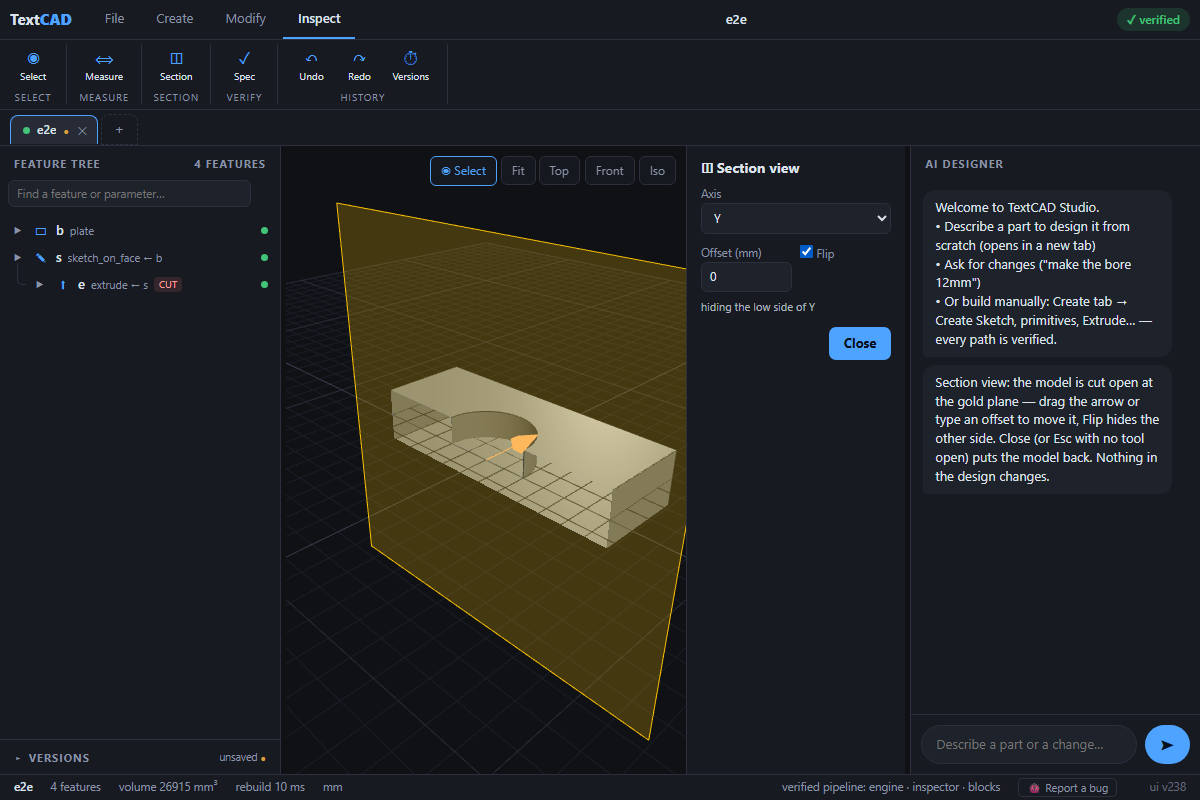
#> input picture probes/_section_view.png, 1200 x 800 px
$ python -i imgtrace.py   (imports and definitions only)
#> lines starting #> are read from the running program, lines starting #| are printed output that depends on the picture; after the words box and inside, x2 and y2 are one past the last pixel; in counts of white or black regions, pixels touching at a corner belong together
"""trace.py — raster image -> sketch polygon entities ("Trace PNG").

Turns a silhouette image (PNG with transparency, or dark-on-light art) into
the SAME polygon entities the sketcher already understands, so the result is
a normal `sketch` feature the user can Extrude / Revolve / Cut like anything
drawn by hand. No new geometry kinds, no new ops.

Pipeline (battle-proven on the rocky-keychain design series, 2026-08):
    decode -> binary mask (alpha channel if real, else Otsu on luminance,
    polarity chosen so the BACKGROUND is the side that fills the picture's
    border, read past a THIN border shell — a scan edge or a printed frame)
 -> fill pieces solid + BRIDGE disjoint pieces (art is often split by
    highlight streaks; connect globally-closest pairs until one blob set)
 -> optional CHANNEL ABSORB: morphological open of the background at final
    mm scale — pre-fills recesses narrower than the user's end mill so the
    traced sketch is millable by construction
 -> outer contours + holes (RETR_CCOMP)
 -> Douglas-Peucker simplify (tol in mm) + one Chaikin smoothing round
 -> scale to mm, centre the whole artwork on the sketch origin
 -> polygon entities: outers mode "add", holes mode "subtract", points
    counter-clockwise and bbox-centred (align-safe, fuse-safe).
"""
from __future__ import annotations

import math

import cv2
import numpy as np


# [95 lines left out: functions _round_pts, _area2, _first_crossing, _uncross, not called in this run]


_HAIR_MM = 0.01          # thinner than this, a wall is not geometry
# ...and closer than THIS, two loops are not near each other, they MEET. The
# refusal used to read `<= 0.0` exactly, and a contact does not come out of
# the arithmetic as an exact zero: two loops that share a point of the
# 0.001 mm grid measure 3.469446951953614e-18 or 2.220446049250313e-16 mm
# apart once `_nearest_on_ring` has projected one onto the other's edge. So
# the refusal round six wrote stood down every time, and the sketch went out
# with a sentence reading "two parts of this artwork pass 0.00 microns apart
# — the sketch builds" about a pair that does not pass at all (measured
# 2026-09-17, round seven, probes/imgtrace_r7_report_gap.py: 3 of 474
# hard-scaled traces, and 1 of 479 ordinary ones).
#
# A THOUSANDTH OF A NANOMETRE is the line. It is a billion times finer than
# the 0.001 mm grid the points are written on, so no clearance a sketch can
# really carry lands under it — the tightest the corpus reports is
# 0.000255 mm, nine orders above — and every contact measured so far lands
# two to five orders BELOW it. `_first_crossing`'s own 1e-9 was not used:
# two grid points either side of a long slanted edge can sit that close for
# real.
#
# What lands under the line is not always a contact, though: two loops that
# SHARE AREA measure zero apart as surely as two that touch, and an overlap is
# a union the kernel is happy with. `_worst_residual` asks
# `_interiors_overlap` before counting one.
_MEET_MM = 1e-12


# [480 lines left out: functions _pull_apart, _inside_ring, _interiors_overlap, _worst_residual, _walks_through_itself, _edge_hits and 4 more, not called in this run]


_K3 = np.ones((3, 3), np.uint8)


def _inner(valid):
    """`valid` minus its outermost layer (outside the picture counts as out)"""
    return cv2.erode(valid, _K3, borderType=cv2.BORDER_CONSTANT, borderValue=0)


def _ring_mean(m, valid) -> float:
    """mean of `m` over the outermost layer of the region `valid`"""
    edge = valid - _inner(valid)
    n = int(edge.sum())
    return float((m * edge).sum()) / n if n else 0.5


def _edge_shell(m, side, valid):
    """the pieces of `side` that reach the outer layer of `valid`, or None"""
    sel = ((m == side) & valid.astype(bool)).astype(np.uint8)
    n, labels = cv2.connectedComponents(sel, 8)
    if n < 2:
        return None
    ids = [int(i)
           for i in np.unique(labels[(valid - _inner(valid)).astype(bool)])
           if i]
    return np.isin(labels, ids).astype(np.uint8) if ids else None


def _border_bright(m) -> float:
    """How much of the picture's border is BRIGHT — read PAST a thin shell of
    INK at the edge.

    Round one read the outermost ONE pixel. A scan's dark platen edge, a
    printed rule box, even the 1 px frame an exporter leaves behind all fill
    that pixel, so the paper was called the artwork and the tracer produced
    its NEGATIVE: five letters inside a 12 px dark edge came back as ONE
    contour with five letter-shaped holes, 1435.4 mm2, status ok and nothing
    said (measured 2026-09-17, REVIEW-QUEUE section 9 round two) — the same
    P0 round one had just fixed, through the other door.

    Only a DARK shell is read past. Round two read past a thin shell of
    EITHER side, and a thin LIGHT shell is not an artefact — it is the margin
    every exported logo has. Strip it and the art's own outer boundary is all
    ink, so the rule says "the ground is dark" and returns the negative: a
    2400 px plate silhouette with nine bolt holes and a 50 px pad traced
    440.1 mm2 of a true 1258.0, as ten pieces with one hole, valid and green
    (measured 2026-09-17, round three). A bright border needs no reading past
    — it already says what it means.

    A dark shell counts as a frame when it is THIN (under 5% of the picture,
    by distance transform) and there are 64 px of both sides left inside it.
    A genuinely dark ground is fat — a white disc filling all but 10 px of
    its picture still leaves a 93 px thick corner — so inverse-video art is
    untouched. The floor inside used to be 1% of the picture as well, which
    left round two's own P0 open for small art: an 800 px sheet with a 12 px
    platen edge and a logo at 0.5% of it traced 1587.8 mm2 of a true 102.1,
    the paper as a slab with a logo-shaped hole (measured, round three)."""
    valid = np.ones(m.shape, np.uint8)
    ring = _ring_mean(m, valid)
    if ring > 0.4:                             # a light border is a MARGIN
        return ring
    shell = _edge_shell(m, 0, valid)
    if shell is None:
        return ring
    if float(cv2.distanceTransform(shell, cv2.DIST_L2, 3).max()) > \
            0.05 * min(m.shape):
        return ring                            # a real ground, not a frame
    rest = (1 - shell).astype(np.uint8)
    inside = m[rest.astype(bool)]
    lit = int(inside.sum())
    if min(lit, int(inside.size) - lit) < 64:
        return ring                            # nothing inside it to read
    return _ring_mean(m, rest)


def _mask_from_image(img) -> np.ndarray:
    """Foreground mask: real alpha channel wins; otherwise Otsu on luminance
    with the BACKGROUND taken to be whichever side fills the picture's outer
    border.

    It used to be "the artwork is the MINORITY of pixels", which is only true
    while the art has room around it. Crop a logo to its own ink — what an
    image editor's Trim does, and what designs/cam-cover-plaque.py and
    designs/autonomiq-panel-profile.py do with `img.crop(...getbbox())` — and
    the ink is the majority: a 40 mm disc cropped to its bounding box traced
    its four CORNERS, 343.5 mm2 of a true 1256.6, status ok and nothing said
    (measured 2026-09-17, REVIEW-QUEUE section 9). Inverse-video art (white
    on black) failed the same way.

    A border split down the middle says nothing, so there the old minority
    rule still decides. Art that runs off all four edges of its own picture
    with a hollow middle — a picture-frame shape cropped to zero margin — is
    genuinely ambiguous either way, and this rule reads it as the middle.

    `_border_bright` reads that border PAST a thin shell of INK, because a
    scan's platen edge or a printed rule box fills it without being the
    ground. A thin shell of PAPER is left alone: that is a margin.

    An alpha channel only wins when it really CUTS the picture in two. The
    test used to be `min(alpha) < 250` alone, and one flat opacity passes it:
    a picture saved at 95% has alpha 242 everywhere, every pixel then reads
    "foreground", and the tracer drew the picture's own frame and threw the
    art away — a 90 px disc traced as a 26.60 x 19.93 mm rectangle where the
    logo is 19.86 mm across, one piece, status ok, nothing said. Read from
    the other end, 15% opacity put every pixel under the 128 cut and the
    trace refused "no artwork found in the image" for a picture that plainly
    has a logo in it (measured 2026-09-17, round seven). A channel with
    nothing on one side of the cut carries no silhouette; the luminance does.
    """
    if img is None:
        raise ValueError("could not decode the image — is it a PNG/JPG?")
    if img.ndim == 3 and img.shape[2] == 4 and int(img[:, :, 3].min()) < 250:
        cut = (img[:, :, 3] > 128).astype(np.uint8)
        if 0 < int(cut.sum()) < cut.size:
            return cut
    gray = (cv2.cvtColor(img[:, :, :3], cv2.COLOR_BGR2GRAY)
            if img.ndim == 3 else img)
    _, m = cv2.threshold(gray, 0, 1, cv2.THRESH_BINARY + cv2.THRESH_OTSU)
    bright_edge = _border_bright(m)
    if bright_edge > 0.6:                   # light border -> the art is dark
        m = 1 - m
    elif bright_edge >= 0.4:                # border split: the old rule
        if int(m.sum()) > m.size // 2:
            m = 1 - m
    return m.astype(np.uint8)


# [431 lines left out: functions _traceable, _traced_mask, _art_box, artwork_aspect, _bridge_pieces, _chaikin and 2 more, not called in this run]

>>> import cv2
>>> picture = cv2.imread('probes/_section_view.png')
#> picture is the input picture: shape (800, 1200, 3); mean B, G, R 37.4, 36.6, 35.1
>>> result = _mask_from_image(picture)
#> in _mask_from_image, `_, m = cv2.threshold(gray, 0, 1, cv2.THRESH_BINARY + cv2.THRESH_OTSU)`:
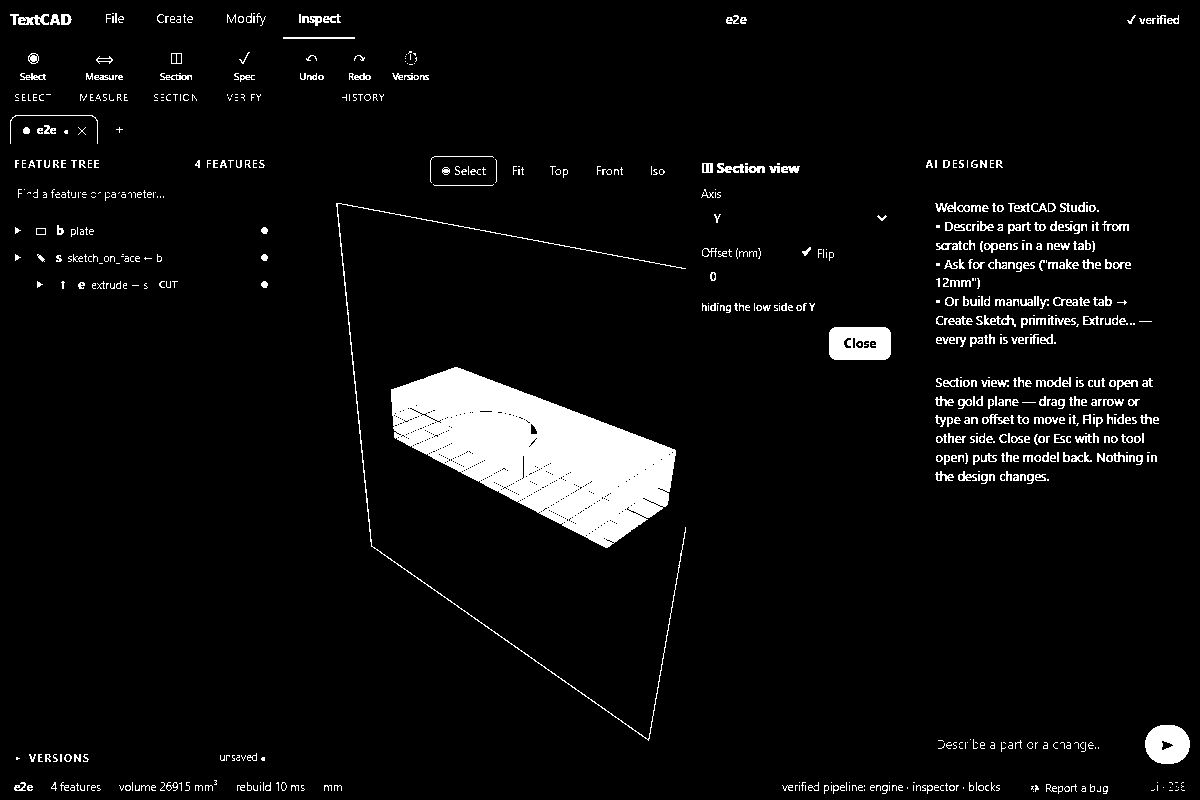
#> m: shape (800, 1200); values 0 (black) and 1 (white), 5.2% white; 744 white regions (381 under 20 px), largest, box (x1, y1, x2, y2) and area: (391, 367, 676, 548) 27335, (829, 327, 891, 360) 1837, (336, 203, 686, 741) 1515
#> in _inner, `return cv2.erode(valid, _K3, borderType=cv2.BORDER_CONSTANT, borderVal..`:
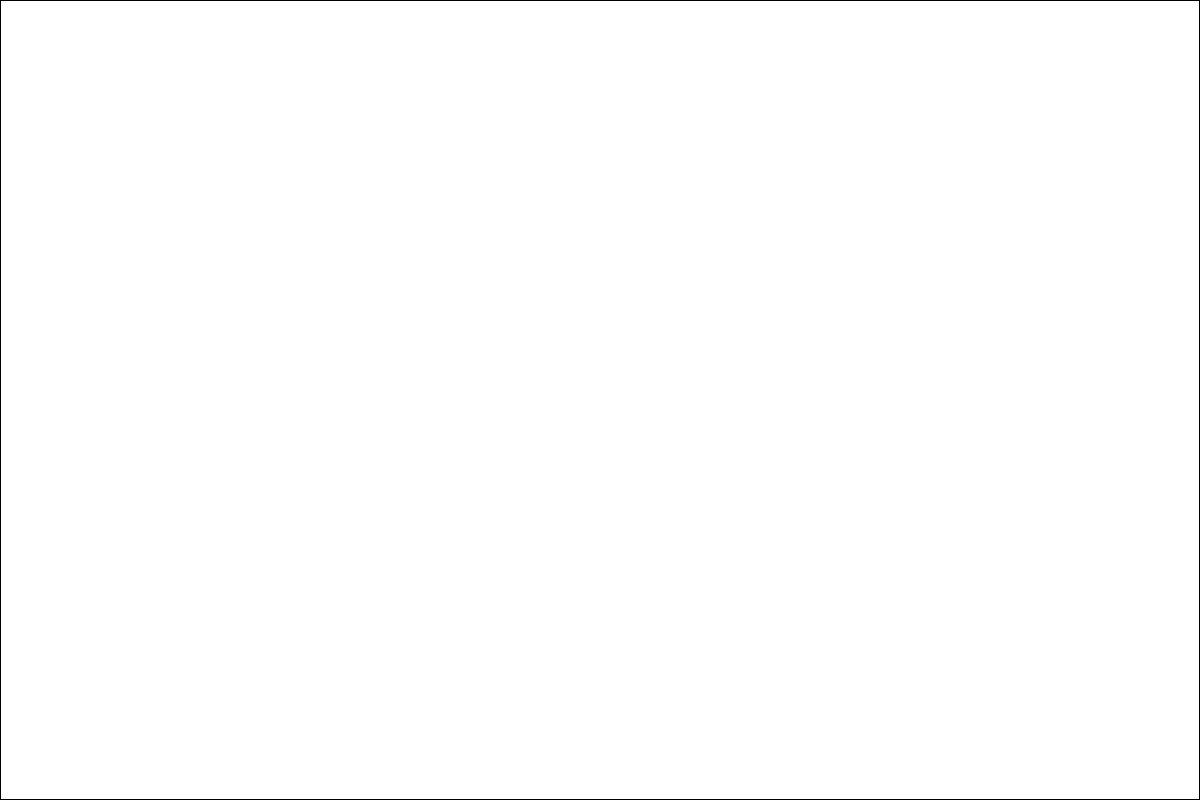
#> returned value: shape (800, 1200); values 0 (black) and 1 (white), 99.6% white; black in thin lines or dots
#> in _ring_mean, `edge = valid - _inner(valid)`: edge: shape (800, 1200); values 0 (black) and 1 (white), 0.42% white in thin lines or dots
#> in _ring_mean, `edge = valid - _inner(valid)`: valid: shape (800, 1200); every value is 1
#> in _ring_mean, `n = int(edge.sum())`: n = 3996
#> in _border_bright, `ring = _ring_mean(m, valid)`: ring = 0
#> in _edge_shell, `n, labels = cv2.connectedComponents(sel, 8)`:
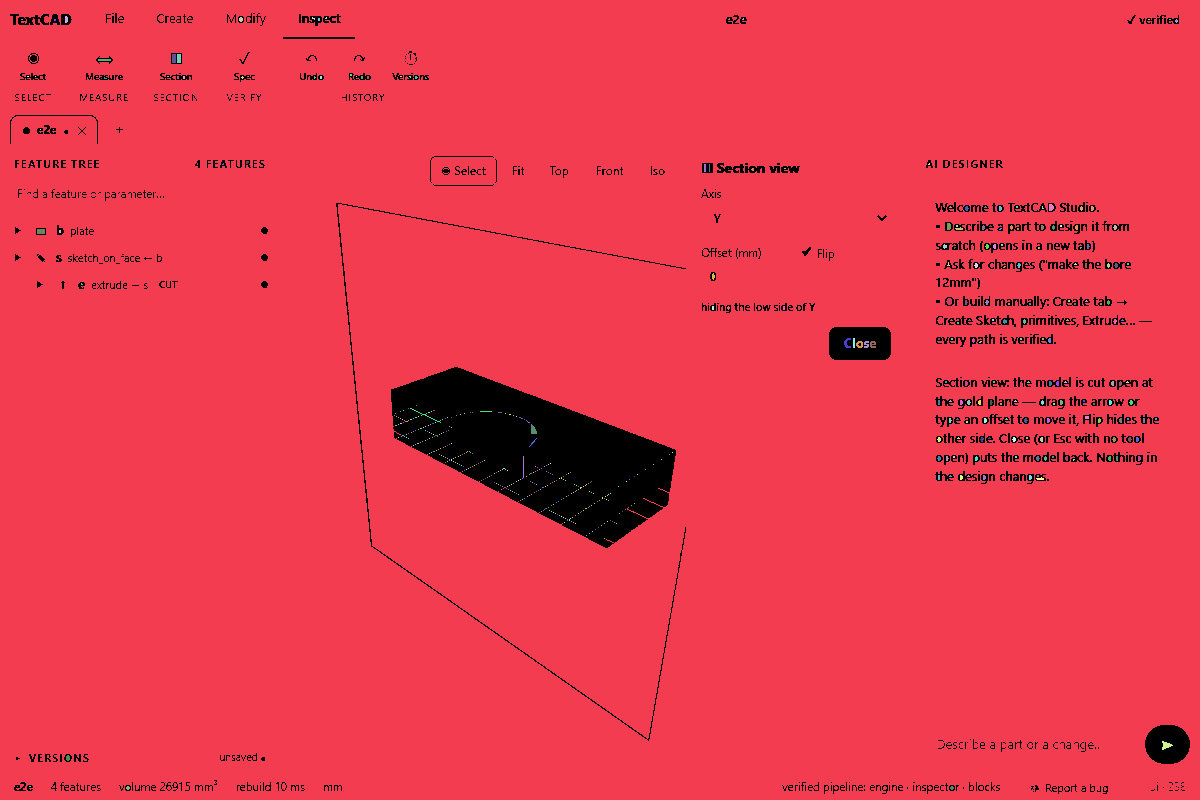
#> labels: shape (800, 1200) int32; 505 distinct labels, from 0 to 504; one colour per label, 0 black
#> in _edge_shell, `n, labels = cv2.connectedComponents(sel, 8)`: n = 505
#> in _edge_shell, `ids = [int(i) for i in np.unique(labels[(valid - _inner(valid)).astype..`: ids = [1]
#> in _edge_shell, `return np.isin(labels, ids).astype(np.uint8) if ids else None`:
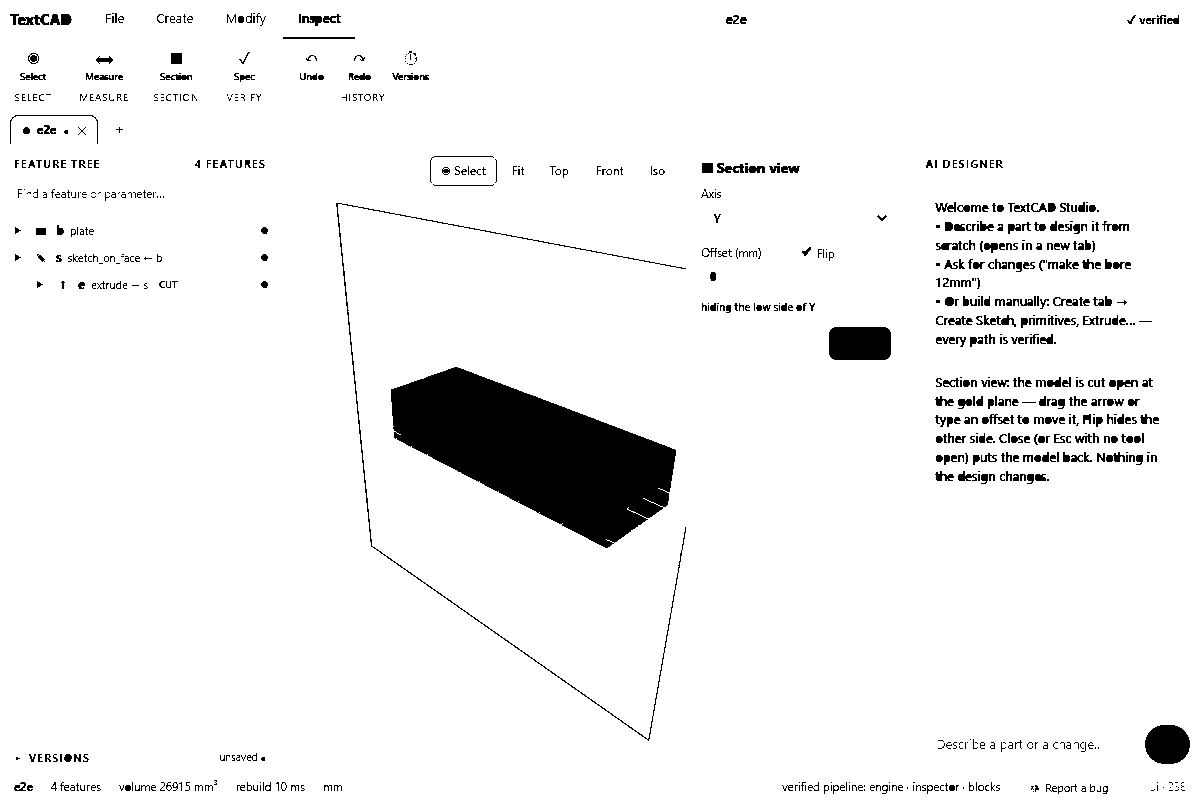
#> returned value: shape (800, 1200); values 0 (black) and 1 (white), 94.5% white; 742 black regions (379 under 20 px), largest, box (x1, y1, x2, y2) and area: (391, 367, 676, 548) 27810, (829, 327, 891, 360) 1998, (336, 203, 686, 741) 1515
#> in _mask_from_image, `bright_edge = _border_bright(m)`: bright_edge = 0
